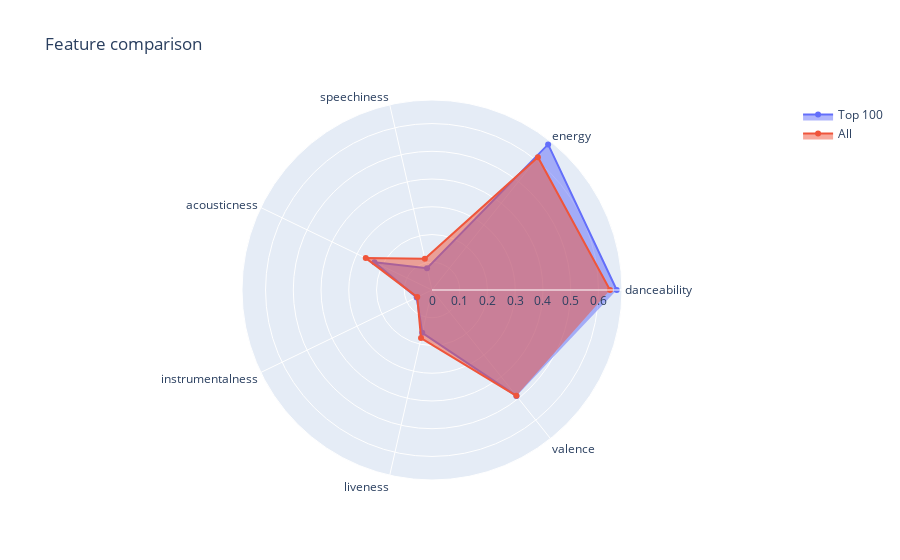

This figure's notebook cell:
### Code cell
import plotly.offline as pyo
import plotly.graph_objects as go
from sklearn import preprocessing
feat_cols = ['danceability', 'energy', 'speechiness',
             'acousticness', 'instrumentalness', 'liveness', 'valence']
top_100_feat = pd.DataFrame(columns=feat_cols)
for i, track in by_track_pop[:100].iterrows():
    features = tf_df[tf_df['id'] == track['track_id']]
    top_100_feat = top_100_feat.append(features, ignore_index=True)
top_100_feat = top_100_feat[feat_cols]

mean_vals = pd.DataFrame(columns=feat_cols)
mean_vals = mean_vals.append(top_100_feat.mean(), ignore_index=True)
mean_vals = mean_vals.append(tf_df[feat_cols].mean(), ignore_index=True)
print(mean_vals)

fig = go.Figure(
    data=[
        go.Scatterpolar(
            r=mean_vals.iloc[0], theta=feat_cols, fill='toself', name='Top 100'),
        go.Scatterpolar(
            r=mean_vals.iloc[1], theta=feat_cols, fill='toself', name='All'),
    ],
    layout=go.Layout(
        title=go.layout.Title(text='Feature comparison'),
        polar={'radialaxis': {'visible': True}},
        showlegend=True
    )
)

# pyo.plot(fig)
fig.show()

### Figure 1 — Plotly figure (JSON) as saved in the notebook; plotly's stock layout.template omitted (floating-point values rounded to 4 significant figures)
{"data": [{"fill": "toself", "name": "Top 100", "r": [0.6659, 0.6714, 0.08074, 0.2303, 0.06135, 0.1583, 0.4883], "theta": ["danceability", "energy", "speechiness", "acousticness", "instrumentalness", "liveness", "valence"], "type": "scatterpolar"}, {"fill": "toself", "name": "All", "r": [0.6416, 0.6124, 0.1159, 0.265, 0.05906, 0.1778, 0.4881], "theta": ["danceability", "energy", "speechiness", "acousticness", "instrumentalness", "liveness", "valence"], "type": "scatterpolar"}], "layout": {"polar": {"radialaxis": {"visible": true}}, "showlegend": true, "title": {"text": "Feature comparison"}}}
